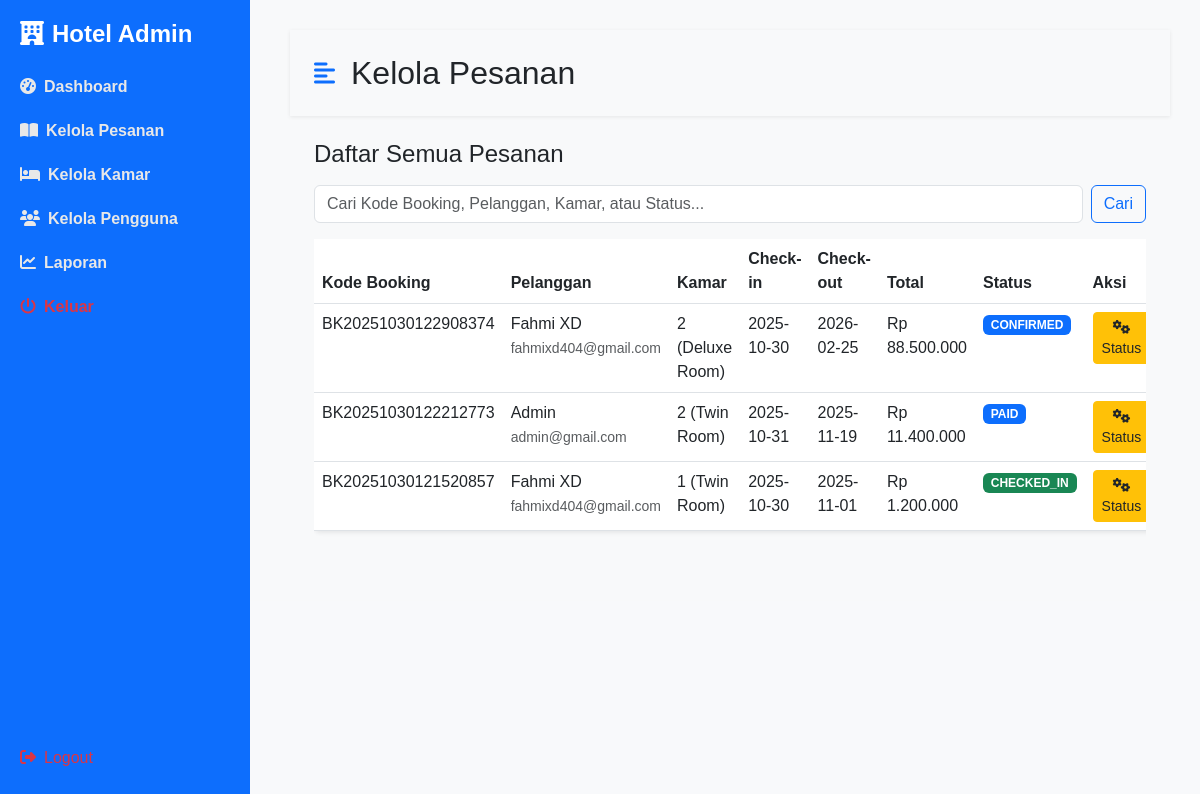
/admin/kelola_pesanan.php (signed in), run on an earlier commit of the app's database.
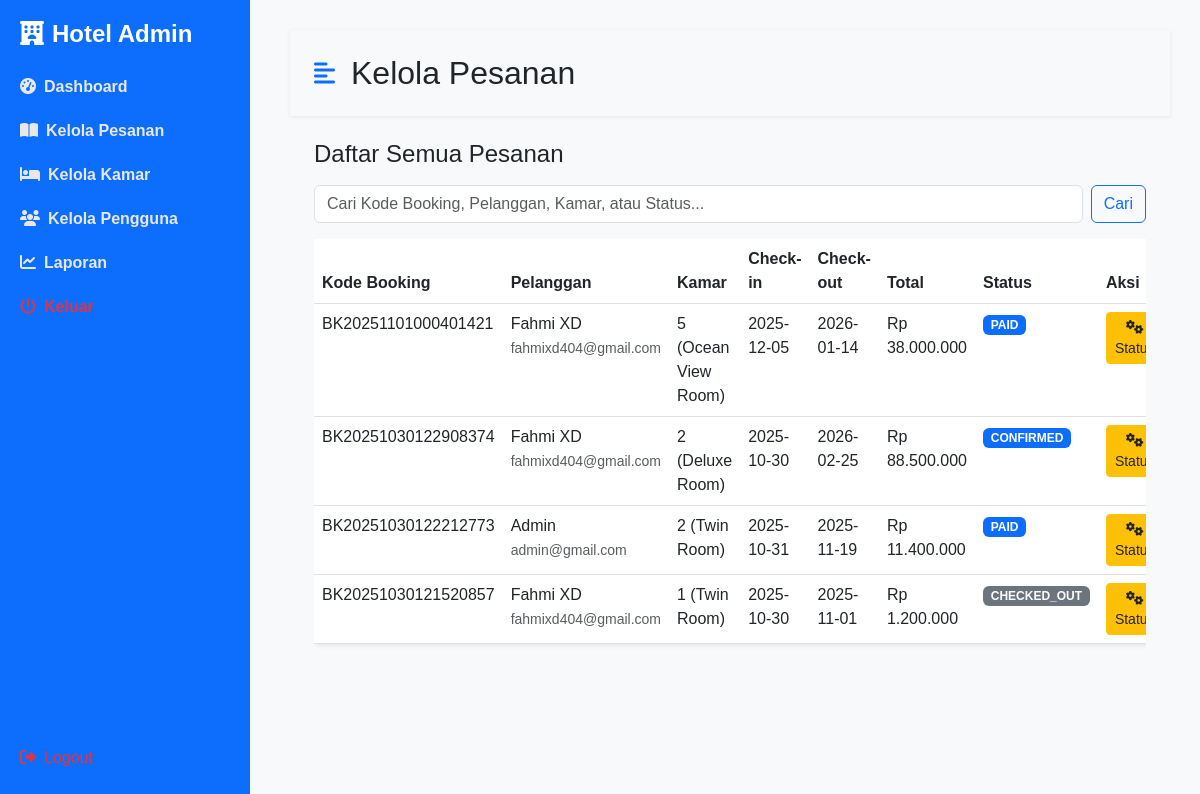
And on a later commit of the database.
### tables this page shows
CREATE TABLE `bookings` (
  `id` int NOT NULL,
  `booking_code` varchar(20) NOT NULL,
  `user_id` int NOT NULL,
  `room_id` int NOT NULL,
  `check_in` date NOT NULL,
  `check_out` date NOT NULL,
  `total_price` decimal(10,2) NOT NULL,
  `status` enum('pending','confirmed','cancelled','checked_in','checked_out','paid','failed') DEFAULT 'pending',
  `created_at` datetime DEFAULT CURRENT_TIMESTAMP
);

CREATE TABLE `users` (
  `id` int NOT NULL,
  `name` varchar(100) NOT NULL,
  `email` varchar(100) NOT NULL,
  `phone` varchar(20) DEFAULT NULL,
  `password` varchar(255) NOT NULL,
  `role` enum('admin','user') NOT NULL DEFAULT 'user',
  `created_at` datetime DEFAULT CURRENT_TIMESTAMP
);

CREATE TABLE `rooms` (
  `id` int NOT NULL,
  `image` varchar(100) NOT NULL,
  `room_number` varchar(10) NOT NULL,
  `room_type_id` int NOT NULL,
  `floor` int NOT NULL,
  `status` enum('available','maintenance','booked') DEFAULT 'available',
  `created_at` datetime DEFAULT CURRENT_TIMESTAMP
);

CREATE TABLE `room_types` (
  `id` int NOT NULL,
  `name` varchar(100) NOT NULL,
  `description` text,
  `price_per_night` decimal(10,2) NOT NULL,
  `capacity` int NOT NULL,
  `facilities` text,
  `created_at` datetime DEFAULT CURRENT_TIMESTAMP
);

### admin/kelola_pesanan.php (the view, shortened to what this page needs)
<?php
include '../koneksi.php';
$search_term = '';
$query = "
    SELECT
        b.id, b.booking_code, b.check_in, b.check_out, b.total_price, b.status, b.created_at,
        u.name as user_name, u.email as user_email,
        r.room_number,
        rt.name as room_type_name,
        r.id as room_id
    FROM bookings b
    JOIN users u ON b.user_id = u.id
    JOIN rooms r ON b.room_id = r.id
    JOIN room_types rt ON r.room_type_id = rt.id
";
$query .= " ORDER BY b.created_at DESC";
if (!empty($search_term)) {
    $stmt = $koneksi->prepare($query);
    $params_ref = array();
    $params_ref[] = &$param_types;
    foreach ($params as $param) {
        $params_ref[] = &$param;
    }
    call_user_func_array(array($stmt, 'bind_param'), $params_ref);
    $stmt->execute();
    $bookings_result = $stmt->get_result();
    $bookings = $bookings_result->fetch_all(MYSQLI_ASSOC);
    $stmt->close();
} else {
    $bookings_result = $koneksi->query($query);
    $bookings = $bookings_result->fetch_all(MYSQLI_ASSOC);
}
?>
<!DOCTYPE html>
<html lang="id">
<head>
    <link href="https://cdn.jsdelivr.net/npm/bootstrap@5.3.0/dist/css/bootstrap.min.css" rel="stylesheet">
    <link rel="stylesheet" href="https://cdnjs.cloudflare.com/ajax/libs/font-awesome/6.4.0/css/all.min.css">
    <link rel="stylesheet" href="../assets/css/admin-style.css">
</head>
<body>
    <div class="d-flex" id="wrapper">
        <?php include 'sidebar.php'; ?>
        <div id="page-content-wrapper" class="content">
            <nav class="navbar navbar-expand-lg navbar-light bg-transparent py-4 px-4">
                <div class="d-flex align-items-center">
                    <i class="fas fa-align-left primary-text fs-4 me-3" id="menu-toggle"></i>
                    <h2 class="fs-2 m-0">Kelola Pesanan</h2>
                </div>
            </nav>
            <div class="container-fluid px-4">
                <div class="row my-4">
                    <h3 class="fs-4 mb-3">Daftar Semua Pesanan</h3>
                    <div class="col-md-12 mb-3">
                        <form method="GET" action="kelola_pesanan.php" class="d-flex">
                            <input type="text" name="search" class="form-control me-2" placeholder="Cari Kode Booking, Pelanggan, Kamar, atau Status..." value="<?= htmlspecialchars($search_term) ?>">
                            <button type="submit" class="btn btn-outline-primary">Cari</button>
                        </form>
                    </div>
                    <div class="col-md-12">
                        <div class="table-responsive">
                            <table class="table bg-white rounded shadow-sm table-hover">
                                <thead>
                                    <tr>
                                        <th scope="col">Kode Booking</th>
                                        <th scope="col">Pelanggan</th>
                                        <th scope="col">Kamar</th>
                                        <th scope="col">Check-in</th>
                                        <th scope="col">Check-out</th>
                                        <th scope="col">Total</th>
                                        <th scope="col">Status</th>
                                        <th scope="col" width="150">Aksi</th>
                                    </tr>
                                </thead>
                                <tbody>
                                    <?php if (!empty($bookings)): ?>
                                        <?php foreach ($bookings as $booking): ?>
                                            <tr>
                                                <td><?= htmlspecialchars($booking['booking_code']) ?></td>
                                                <td>
                                                    <?= htmlspecialchars($booking['user_name']) ?><br>
                                                    <small class="text-muted"><?= htmlspecialchars($booking['user_email']) ?></small>
                                                </td>
                                                <td><?= htmlspecialchars($booking['room_number']) ?> (<?= htmlspecialchars($booking['room_type_name']) ?>)</td>
                                                <td><?= htmlspecialchars($booking['check_in']) ?></td>
                                                <td><?= htmlspecialchars($booking['check_out']) ?></td>
                                                <td>Rp <?= number_format($booking['total_price'], 0, ',', '.') ?></td>
                                                <td>
                                                    <span class="badge status-<?= str_replace('_', '-', htmlspecialchars($booking['status'])) ?>">
                                                        <?= strtoupper(htmlspecialchars($booking['status'])) ?>
                                                    </span>
                                                </td>
                                                <td>
                                                    <button type="button" class="btn btn-sm btn-warning text-dark action-btn"
                                                        data-bs-toggle="modal" data-bs-target="#actionModal"
                                                        data-id="<?= $booking['id'] ?>"
                                                        data-code="<?= htmlspecialchars($booking['booking_code']) ?>"
                                                        data-current-status="<?= htmlspecialchars($booking['status']) ?>"
                                                        data-room-id="<?= $booking['room_id'] ?>">
                                                        <i class="fas fa-cogs"></i> Status
                                                    </button>
                                                </td>
                                            </tr>
                                        <?php endforeach; ?>
                                    <?php else: ?>
                                        <tr>
                                            <td colspan="8" class="text-center">Tidak ada pesanan yang ditemukan.</td>
                                        </tr>
                                    <?php endif; ?>
                                </tbody>
                            </table>
                        </div>
                    </div>
                </div>
            </div>
        </div>
    </div>
</body>
</html>

### admin/sidebar.php
<div class="sidebar d-flex flex-column justify-content-between">
    <div>
        <h4><i class="fa-solid fa-hotel me-2"></i>Hotel Admin</h4>
        <a href="index.php" class="list-group-item list-group-item-action bg-transparent second-text fw-bold">
            <i class="fas fa-tachometer-alt me-2"></i>Dashboard
        </a>
        <a href="kelola_pesanan.php" class="list-group-item list-group-item-action bg-transparent second-text fw-bold">
            <i class="fas fa-book-open me-2"></i>Kelola Pesanan
        </a>
        <a href="kelola_kamar.php" class="list-group-item list-group-item-action bg-transparent second-text fw-bold">
            <i class="fas fa-bed me-2"></i>Kelola Kamar
        </a>
        <a href="kelola_user.php" class="list-group-item list-group-item-action bg-transparent second-text fw-bold">
            <i class="fas fa-users me-2"></i>Kelola Pengguna
        </a>
        <a href="laporan.php" class="list-group-item list-group-item-action bg-transparent second-text fw-bold">
            <i class="fas fa-chart-line me-2"></i>Laporan
        </a>
        <a href="../index.php" class="list-group-item list-group-item-action bg-transparent text-danger fw-bold">
            <i class="fas fa-power-off me-2"></i>Keluar
        </a>
    </div>
    <div>
        <a href="../login.php?logout=1" class="text-danger"><i class="fa-solid fa-right-from-bracket me-2"></i>Logout</a>
    </div>
</div>

### assets/css/admin-style.css (style rules this page uses)
:root { --main-bg-color: #f8f9fa; --main-text-color: #000; --primary-color: #0d6efd; --secondary-color: #dee2e6; }
#wrapper { overflow-x: hidden; background-color: var(--main-bg-color); }
#page-content-wrapper { min-width: 100vw; }
#menu-toggle { cursor: pointer; }
.list-group-item { border: none; padding: 20px 30px; color: #fff; }
.primary-text { color: var(--primary-color); }
body { background-color: #f8f9fb; font-family: 'Poppins', sans-serif; }
.navbar { background: white; box-shadow: 0 1px 4px rgba(0, 0, 0, 0.08); }
.sidebar { width: 250px; background: #0d6efd; color: white; height: 100vh; position: fixed; top: 0; left: 0; padding: 20px; }
.sidebar h4 { font-weight: 600; margin-bottom: 1rem; }
.sidebar a { color: #e8e8e8; text-decoration: none; display: block; padding: 10px 0; border-radius: 6px; }
.content { margin-left: 260px; padding: 30px; }
@media (min-width: 768px) { #page-content-wrapper { min-width: 0; width: 100%; } }

### admin/kelola_pesanan.php (style rules this page uses)
.status-confirmed, .status-paid { background-color: #0d6efd; color: #fff; }
.status-checked-out { background-color: #6c757d; color: #fff; }
.status-checked-in { background-color: #198754; color: #fff; }

What changed in the data, as far as the page shows it:
added bookings: booking_code "BK20251101000401421", user.name "Fahmi XD", user.email "fahmixd404@gmail.com", room.room_number "5", room_types.name "Ocean View Room", check_in "2025-12-05", check_out "2026-01-14", total_price "38.000.000", status "PAID"
changed bookings "BK20251030121520857": status "CHECKED_IN" → "CHECKED_OUT"
